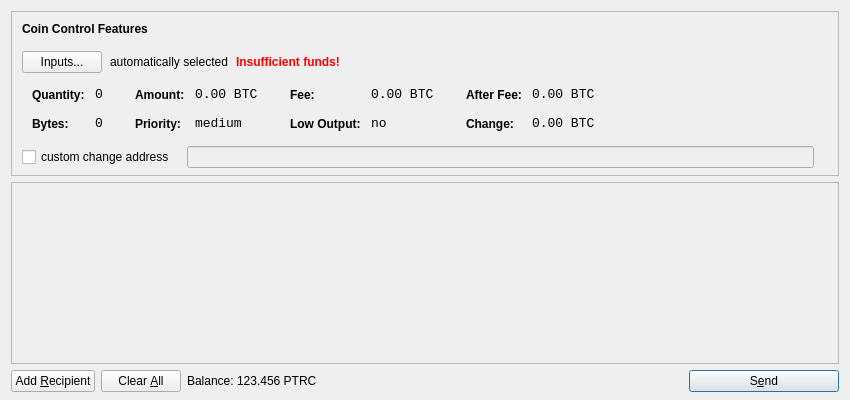
<?xml version="1.0" encoding="UTF-8"?>
<ui version="4.0">
 <class>SendCoinsDialog</class>
 <widget class="QDialog" name="SendCoinsDialog">
  <property name="geometry">
   <rect>
    <x>0</x>
    <y>0</y>
    <width>850</width>
    <height>400</height>
   </rect>
  </property>
  <property name="windowTitle">
   <string>Send Coins</string>
  </property>
  <layout class="QVBoxLayout" name="verticalLayout" stretch="0,1,0">
   <property name="bottomMargin">
    <number>8</number>
   </property>
   <item>
    <widget class="QFrame" name="frameCoinControl">
     <property name="sizePolicy">
      <sizepolicy hsizetype="Expanding" vsizetype="Expanding">
       <horstretch>0</horstretch>
       <verstretch>0</verstretch>
      </sizepolicy>
     </property>
     <property name="maximumSize">
      <size>
       <width>16777215</width>
       <height>16777215</height>
      </size>
     </property>
     <property name="frameShape">
      <enum>QFrame::StyledPanel</enum>
     </property>
     <property name="frameShadow">
      <enum>QFrame::Sunken</enum>
     </property>
     <layout class="QVBoxLayout" name="verticalLayoutCoinControl2">
      <property name="spacing">
       <number>-1</number>
      </property>
      <property name="leftMargin">
       <number>0</number>
      </property>
      <property name="topMargin">
       <number>0</number>
      </property>
      <property name="rightMargin">
       <number>0</number>
      </property>
      <property name="bottomMargin">
       <number>6</number>
      </property>
      <item>
       <layout class="QVBoxLayout" name="verticalLayoutCoinControl" stretch="0,0,0,0,1">
        <property name="spacing">
         <number>0</number>
        </property>
        <property name="leftMargin">
         <number>10</number>
        </property>
        <property name="topMargin">
         <number>10</number>
        </property>
        <item>
         <layout class="QHBoxLayout" name="horizontalLayoutCoinControl1">
          <property name="bottomMargin">
           <number>15</number>
          </property>
          <item>
           <widget class="QLabel" name="labelCoinControlFeatures">
            <property name="sizePolicy">
             <sizepolicy hsizetype="Preferred" vsizetype="Maximum">
              <horstretch>0</horstretch>
              <verstretch>0</verstretch>
             </sizepolicy>
            </property>
            <property name="font">
             <font>
              <weight>75</weight>
              <bold>true</bold>
             </font>
            </property>
            <property name="styleSheet">
             <string notr="true">font-weight:bold;</string>
            </property>
            <property name="text">
             <string>Coin Control Features</string>
            </property>
           </widget>
          </item>
         </layout>
        </item>
        <item>
         <layout class="QHBoxLayout" name="horizontalLayoutCoinControl2" stretch="0,0,0,0">
          <property name="spacing">
           <number>8</number>
          </property>
          <property name="bottomMargin">
           <number>10</number>
          </property>
          <item>
           <widget class="QPushButton" name="pushButtonCoinControl">
            <property name="styleSheet">
             <string notr="true"/>
            </property>
            <property name="text">
             <string>Inputs...</string>
            </property>
           </widget>
          </item>
          <item>
           <widget class="QLabel" name="labelCoinControlAutomaticallySelected">
            <property name="text">
             <string>automatically selected</string>
            </property>
            <property name="margin">
             <number>5</number>
            </property>
           </widget>
          </item>
          <item>
           <widget class="QLabel" name="labelCoinControlInsuffFunds">
            <property name="font">
             <font>
              <weight>75</weight>
              <bold>true</bold>
             </font>
            </property>
            <property name="styleSheet">
             <string notr="true">color:red;font-weight:bold;</string>
            </property>
            <property name="text">
             <string>Insufficient funds!</string>
            </property>
            <property name="margin">
             <number>5</number>
            </property>
           </widget>
          </item>
          <item>
           <spacer name="horizontalSpacerCoinControl">
            <property name="orientation">
             <enum>Qt::Horizontal</enum>
            </property>
            <property name="sizeHint" stdset="0">
             <size>
              <width>40</width>
              <height>1</height>
             </size>
            </property>
           </spacer>
          </item>
         </layout>
        </item>
        <item>
         <widget class="QWidget" name="widgetCoinControl" native="true">
          <property name="sizePolicy">
           <sizepolicy hsizetype="Preferred" vsizetype="Preferred">
            <horstretch>0</horstretch>
            <verstretch>0</verstretch>
           </sizepolicy>
          </property>
          <property name="minimumSize">
           <size>
            <width>0</width>
            <height>0</height>
           </size>
          </property>
          <property name="styleSheet">
           <string notr="true"/>
          </property>
          <layout class="QHBoxLayout" name="horizontalLayoutCoinControl5">
           <property name="margin">
            <number>0</number>
           </property>
           <item>
            <layout class="QHBoxLayout" name="horizontalLayoutCoinControl3" stretch="0,0,0,1">
             <property name="spacing">
              <number>20</number>
             </property>
             <property name="topMargin">
              <number>0</number>
             </property>
             <property name="bottomMargin">
              <number>10</number>
             </property>
             <item>
              <layout class="QFormLayout" name="formLayoutCoinControl1">
               <property name="horizontalSpacing">
                <number>10</number>
               </property>
               <property name="verticalSpacing">
                <number>14</number>
               </property>
               <property name="leftMargin">
                <number>10</number>
               </property>
               <property name="topMargin">
                <number>4</number>
               </property>
               <property name="rightMargin">
                <number>6</number>
               </property>
               <item row="0" column="0">
                <widget class="QLabel" name="labelCoinControlQuantityText">
                 <property name="styleSheet">
                  <string notr="true">font-weight:bold;</string>
                 </property>
                 <property name="text">
                  <string>Quantity:</string>
                 </property>
                 <property name="margin">
                  <number>0</number>
                 </property>
                </widget>
               </item>
               <item row="0" column="1">
                <widget class="QLabel" name="labelCoinControlQuantity">
                 <property name="font">
                  <font>
                   <family>Monospace</family>
                   <pointsize>10</pointsize>
                  </font>
                 </property>
                 <property name="cursor">
                  <cursorShape>IBeamCursor</cursorShape>
                 </property>
                 <property name="contextMenuPolicy">
                  <enum>Qt::ActionsContextMenu</enum>
                 </property>
                 <property name="text">
                  <string notr="true">0</string>
                 </property>
                 <property name="margin">
                  <number>0</number>
                 </property>
                 <property name="textInteractionFlags">
                  <set>Qt::LinksAccessibleByMouse|Qt::TextSelectableByKeyboard|Qt::TextSelectableByMouse</set>
                 </property>
                </widget>
               </item>
               <item row="1" column="0">
                <widget class="QLabel" name="labelCoinControlBytesText">
                 <property name="styleSheet">
                  <string notr="true">font-weight:bold;</string>
                 </property>
                 <property name="text">
                  <string>Bytes:</string>
                 </property>
                </widget>
               </item>
               <item row="1" column="1">
                <widget class="QLabel" name="labelCoinControlBytes">
                 <property name="font">
                  <font>
                   <family>Monospace</family>
                   <pointsize>10</pointsize>
                  </font>
                 </property>
                 <property name="cursor">
                  <cursorShape>IBeamCursor</cursorShape>
                 </property>
                 <property name="contextMenuPolicy">
                  <enum>Qt::ActionsContextMenu</enum>
                 </property>
                 <property name="text">
                  <string notr="true">0</string>
                 </property>
                 <property name="textInteractionFlags">
                  <set>Qt::LinksAccessibleByMouse|Qt::TextSelectableByKeyboard|Qt::TextSelectableByMouse</set>
                 </property>
                </widget>
               </item>
              </layout>
             </item>
             <item>
              <layout class="QFormLayout" name="formLayoutCoinControl2">
               <property name="horizontalSpacing">
                <number>10</number>
               </property>
               <property name="verticalSpacing">
                <number>14</number>
               </property>
               <property name="leftMargin">
                <number>6</number>
               </property>
               <property name="topMargin">
                <number>4</number>
               </property>
               <property name="rightMargin">
                <number>6</number>
               </property>
               <item row="0" column="0">
                <widget class="QLabel" name="labelCoinControlAmountText">
                 <property name="styleSheet">
                  <string notr="true">font-weight:bold;</string>
                 </property>
                 <property name="text">
                  <string>Amount:</string>
                 </property>
                 <property name="margin">
                  <number>0</number>
                 </property>
                </widget>
               </item>
               <item row="0" column="1">
                <widget class="QLabel" name="labelCoinControlAmount">
                 <property name="font">
                  <font>
                   <family>Monospace</family>
                   <pointsize>10</pointsize>
                  </font>
                 </property>
                 <property name="cursor">
                  <cursorShape>IBeamCursor</cursorShape>
                 </property>
                 <property name="contextMenuPolicy">
                  <enum>Qt::ActionsContextMenu</enum>
                 </property>
                 <property name="text">
                  <string notr="true">0.00 BTC</string>
                 </property>
                 <property name="textInteractionFlags">
                  <set>Qt::LinksAccessibleByMouse|Qt::TextSelectableByKeyboard|Qt::TextSelectableByMouse</set>
                 </property>
                </widget>
               </item>
               <item row="1" column="0">
                <widget class="QLabel" name="labelCoinControlPriorityText">
                 <property name="styleSheet">
                  <string notr="true">font-weight:bold;</string>
                 </property>
                 <property name="text">
                  <string>Priority:</string>
                 </property>
                </widget>
               </item>
               <item row="1" column="1">
                <widget class="QLabel" name="labelCoinControlPriority">
                 <property name="font">
                  <font>
                   <family>Monospace</family>
                   <pointsize>10</pointsize>
                  </font>
                 </property>
                 <property name="cursor">
                  <cursorShape>IBeamCursor</cursorShape>
                 </property>
                 <property name="contextMenuPolicy">
                  <enum>Qt::ActionsContextMenu</enum>
                 </property>
                 <property name="text">
                  <string>medium</string>
                 </property>
                 <property name="textInteractionFlags">
                  <set>Qt::LinksAccessibleByMouse|Qt::TextSelectableByKeyboard|Qt::TextSelectableByMouse</set>
                 </property>
                </widget>
               </item>
              </layout>
             </item>
             <item>
              <layout class="QFormLayout" name="formLayoutCoinControl3">
               <property name="horizontalSpacing">
                <number>10</number>
               </property>
               <property name="verticalSpacing">
                <number>14</number>
               </property>
               <property name="leftMargin">
                <number>6</number>
               </property>
               <property name="topMargin">
                <number>4</number>
               </property>
               <property name="rightMargin">
                <number>6</number>
               </property>
               <item row="0" column="0">
                <widget class="QLabel" name="labelCoinControlFeeText">
                 <property name="styleSheet">
                  <string notr="true">font-weight:bold;</string>
                 </property>
                 <property name="text">
                  <string>Fee:</string>
                 </property>
                 <property name="margin">
                  <number>0</number>
                 </property>
                </widget>
               </item>
               <item row="0" column="1">
                <widget class="QLabel" name="labelCoinControlFee">
                 <property name="font">
                  <font>
                   <family>Monospace</family>
                   <pointsize>10</pointsize>
                  </font>
                 </property>
                 <property name="cursor">
                  <cursorShape>IBeamCursor</cursorShape>
                 </property>
                 <property name="contextMenuPolicy">
                  <enum>Qt::ActionsContextMenu</enum>
                 </property>
                 <property name="text">
                  <string notr="true">0.00 BTC</string>
                 </property>
                 <property name="textInteractionFlags">
                  <set>Qt::LinksAccessibleByMouse|Qt::TextSelectableByKeyboard|Qt::TextSelectableByMouse</set>
                 </property>
                </widget>
               </item>
               <item row="1" column="0">
                <widget class="QLabel" name="labelCoinControlLowOutputText">
                 <property name="styleSheet">
                  <string notr="true">font-weight:bold;</string>
                 </property>
                 <property name="text">
                  <string>Low Output:</string>
                 </property>
                </widget>
               </item>
               <item row="1" column="1">
                <widget class="QLabel" name="labelCoinControlLowOutput">
                 <property name="font">
                  <font>
                   <family>Monospace</family>
                   <pointsize>10</pointsize>
                  </font>
                 </property>
                 <property name="cursor">
                  <cursorShape>IBeamCursor</cursorShape>
                 </property>
                 <property name="contextMenuPolicy">
                  <enum>Qt::ActionsContextMenu</enum>
                 </property>
                 <property name="text">
                  <string>no</string>
                 </property>
                 <property name="textInteractionFlags">
                  <set>Qt::LinksAccessibleByMouse|Qt::TextSelectableByKeyboard|Qt::TextSelectableByMouse</set>
                 </property>
                </widget>
               </item>
              </layout>
             </item>
             <item>
              <layout class="QFormLayout" name="formLayoutCoinControl4">
               <property name="horizontalSpacing">
                <number>10</number>
               </property>
               <property name="verticalSpacing">
                <number>14</number>
               </property>
               <property name="leftMargin">
                <number>6</number>
               </property>
               <property name="topMargin">
                <number>4</number>
               </property>
               <property name="rightMargin">
                <number>6</number>
               </property>
               <item row="0" column="0">
                <widget class="QLabel" name="labelCoinControlAfterFeeText">
                 <property name="styleSheet">
                  <string notr="true">font-weight:bold;</string>
                 </property>
                 <property name="text">
                  <string>After Fee:</string>
                 </property>
                 <property name="margin">
                  <number>0</number>
                 </property>
                </widget>
               </item>
               <item row="0" column="1">
                <widget class="QLabel" name="labelCoinControlAfterFee">
                 <property name="font">
                  <font>
                   <family>Monospace</family>
                   <pointsize>10</pointsize>
                  </font>
                 </property>
                 <property name="cursor">
                  <cursorShape>IBeamCursor</cursorShape>
                 </property>
                 <property name="contextMenuPolicy">
                  <enum>Qt::ActionsContextMenu</enum>
                 </property>
                 <property name="text">
                  <string notr="true">0.00 BTC</string>
                 </property>
                 <property name="textInteractionFlags">
                  <set>Qt::LinksAccessibleByMouse|Qt::TextSelectableByKeyboard|Qt::TextSelectableByMouse</set>
                 </property>
                </widget>
               </item>
               <item row="1" column="0">
                <widget class="QLabel" name="labelCoinControlChangeText">
                 <property name="styleSheet">
                  <string notr="true">font-weight:bold;</string>
                 </property>
                 <property name="text">
                  <string>Change:</string>
                 </property>
                </widget>
               </item>
               <item row="1" column="1">
                <widget class="QLabel" name="labelCoinControlChange">
                 <property name="font">
                  <font>
                   <family>Monospace</family>
                   <pointsize>10</pointsize>
                  </font>
                 </property>
                 <property name="cursor">
                  <cursorShape>IBeamCursor</cursorShape>
                 </property>
                 <property name="contextMenuPolicy">
                  <enum>Qt::ActionsContextMenu</enum>
                 </property>
                 <property name="text">
                  <string notr="true">0.00 BTC</string>
                 </property>
                 <property name="textInteractionFlags">
                  <set>Qt::LinksAccessibleByMouse|Qt::TextSelectableByKeyboard|Qt::TextSelectableByMouse</set>
                 </property>
                </widget>
               </item>
              </layout>
             </item>
            </layout>
           </item>
          </layout>
         </widget>
        </item>
        <item>
         <layout class="QHBoxLayout" name="horizontalLayoutCoinControl4" stretch="0,0,0">
          <property name="spacing">
           <number>12</number>
          </property>
          <property name="sizeConstraint">
           <enum>QLayout::SetDefaultConstraint</enum>
          </property>
          <property name="topMargin">
           <number>5</number>
          </property>
          <property name="rightMargin">
           <number>5</number>
          </property>
          <item>
           <widget class="QCheckBox" name="checkBoxCoinControlChange">
            <property name="text">
             <string>custom change address</string>
            </property>
           </widget>
          </item>
          <item>
           <widget class="QLineEdit" name="lineEditCoinControlChange">
            <property name="enabled">
             <bool>false</bool>
            </property>
            <property name="sizePolicy">
             <sizepolicy hsizetype="Expanding" vsizetype="Fixed">
              <horstretch>0</horstretch>
              <verstretch>0</verstretch>
             </sizepolicy>
            </property>
           </widget>
          </item>
          <item>
           <widget class="QLabel" name="labelCoinControlChangeLabel">
            <property name="sizePolicy">
             <sizepolicy hsizetype="Preferred" vsizetype="Expanding">
              <horstretch>0</horstretch>
              <verstretch>0</verstretch>
             </sizepolicy>
            </property>
            <property name="minimumSize">
             <size>
              <width>0</width>
              <height>0</height>
             </size>
            </property>
            <property name="text">
             <string/>
            </property>
            <property name="margin">
             <number>3</number>
            </property>
           </widget>
          </item>
         </layout>
        </item>
        <item>
         <spacer name="verticalSpacerCoinControl">
          <property name="orientation">
           <enum>Qt::Vertical</enum>
          </property>
          <property name="sizeHint" stdset="0">
           <size>
            <width>800</width>
            <height>1</height>
           </size>
          </property>
         </spacer>
        </item>
       </layout>
      </item>
     </layout>
    </widget>
   </item>
   <item>
    <widget class="QScrollArea" name="scrollArea">
     <property name="widgetResizable">
      <bool>true</bool>
     </property>
     <widget class="QWidget" name="scrollAreaWidgetContents">
      <property name="geometry">
       <rect>
        <x>0</x>
        <y>0</y>
        <width>830</width>
        <height>165</height>
       </rect>
      </property>
      <layout class="QVBoxLayout" name="verticalLayout_2">
       <property name="margin">
        <number>0</number>
       </property>
       <item>
        <layout class="QVBoxLayout" name="entries">
         <property name="spacing">
          <number>6</number>
         </property>
        </layout>
       </item>
       <item>
        <spacer name="verticalSpacer">
         <property name="orientation">
          <enum>Qt::Vertical</enum>
         </property>
         <property name="sizeHint" stdset="0">
          <size>
           <width>20</width>
           <height>40</height>
          </size>
         </property>
        </spacer>
       </item>
      </layout>
     </widget>
    </widget>
   </item>
   <item>
    <layout class="QHBoxLayout" name="horizontalLayout">
     <item>
      <widget class="QPushButton" name="addButton">
       <property name="toolTip">
        <string>Send to multiple recipients at once</string>
       </property>
       <property name="text">
        <string>Add &amp;Recipient</string>
       </property>
       <property name="icon">
        <iconset resource="../bitcoin.qrc">
         <normaloff>:/icons/add</normaloff>:/icons/add</iconset>
       </property>
       <property name="autoDefault">
        <bool>false</bool>
       </property>
      </widget>
     </item>
     <item>
      <widget class="QPushButton" name="clearButton">
       <property name="sizePolicy">
        <sizepolicy hsizetype="Minimum" vsizetype="Fixed">
         <horstretch>0</horstretch>
         <verstretch>0</verstretch>
        </sizepolicy>
       </property>
       <property name="toolTip">
        <string>Remove all transaction fields</string>
       </property>
       <property name="text">
        <string>Clear &amp;All</string>
       </property>
       <property name="icon">
        <iconset resource="../bitcoin.qrc">
         <normaloff>:/icons/remove</normaloff>:/icons/remove</iconset>
       </property>
       <property name="autoRepeatDelay">
        <number>300</number>
       </property>
       <property name="autoDefault">
        <bool>false</bool>
       </property>
      </widget>
     </item>
     <item>
      <layout class="QHBoxLayout" name="horizontalLayout_2">
       <property name="spacing">
        <number>3</number>
       </property>
       <item>
        <widget class="QLabel" name="label">
         <property name="text">
          <string>Balance:</string>
         </property>
        </widget>
       </item>
       <item>
        <widget class="QLabel" name="labelBalance">
         <property name="cursor">
          <cursorShape>IBeamCursor</cursorShape>
         </property>
         <property name="text">
          <string>123.456 PTRC</string>
         </property>
         <property name="textInteractionFlags">
          <set>Qt::LinksAccessibleByMouse|Qt::TextSelectableByKeyboard|Qt::TextSelectableByMouse</set>
         </property>
        </widget>
       </item>
      </layout>
     </item>
     <item>
      <spacer name="horizontalSpacer">
       <property name="orientation">
        <enum>Qt::Horizontal</enum>
       </property>
       <property name="sizeHint" stdset="0">
        <size>
         <width>40</width>
         <height>20</height>
        </size>
       </property>
      </spacer>
     </item>
     <item>
      <widget class="QPushButton" name="sendButton">
       <property name="minimumSize">
        <size>
         <width>150</width>
         <height>0</height>
        </size>
       </property>
       <property name="toolTip">
        <string>Confirm the send action</string>
       </property>
       <property name="text">
        <string>S&amp;end</string>
       </property>
       <property name="icon">
        <iconset resource="../bitcoin.qrc">
         <normaloff>:/icons/send</normaloff>:/icons/send</iconset>
       </property>
       <property name="default">
        <bool>true</bool>
       </property>
      </widget>
     </item>
    </layout>
   </item>
  </layout>
 </widget>
 <resources>
  <include location="../bitcoin.qrc"/>
 </resources>
 <connections/>
</ui>
